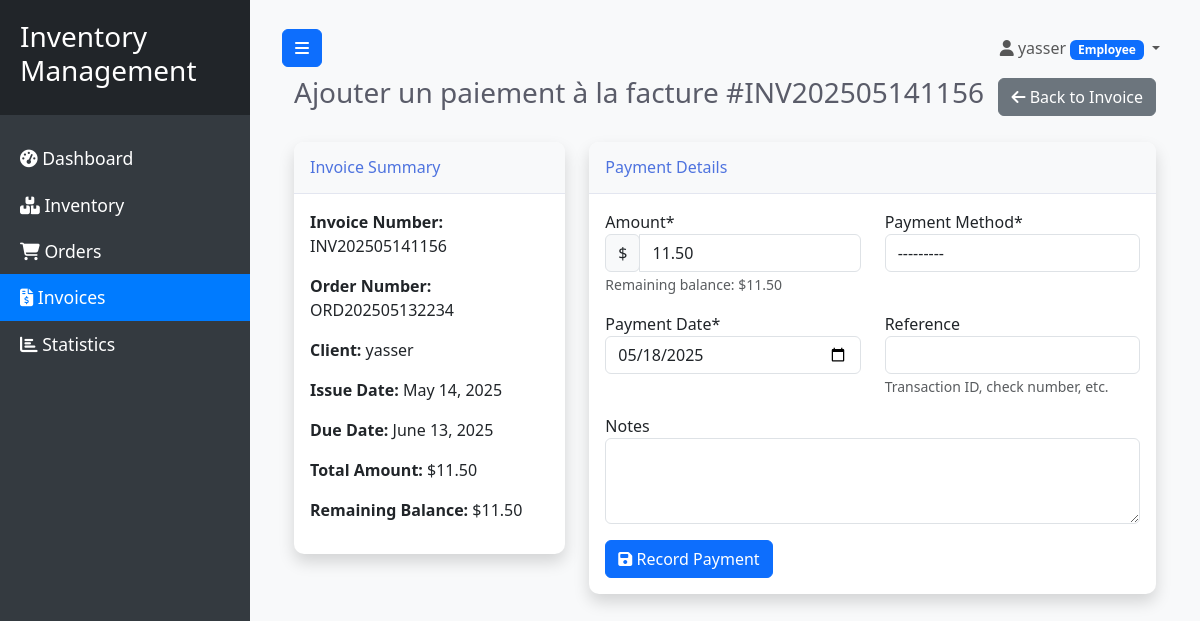
Screenshot of /invoices/2/payment/add/ (signed in) with the database file from the repository.
### users/models.py (models this page shows, shortened)
class User(AbstractUser):
    class Role(models.TextChoices):
        ADMIN = 'ADMIN', _('Admin')
        EMPLOYEE = 'EMPLOYEE', _('Employee')
        CLIENT = 'CLIENT', _('Client')
    role = models.CharField(
        max_length=10,
        choices=Role.choices,
        default=Role.EMPLOYEE,
        verbose_name=_('Role')
    )
    phone = models.CharField(max_length=15, blank=True, null=True, verbose_name=_('Phone Number'))
    profile_pic = models.ImageField(upload_to='profile_pics', default='default.png', verbose_name=_('Profile Picture'))
    address = models.TextField(blank=True, null=True, verbose_name=_('Address'))
    created_at = models.DateTimeField(auto_now_add=True, verbose_name=_('Created At'))
    updated_at = models.DateTimeField(auto_now=True, verbose_name=_('Updated At'))
    class Meta:
        verbose_name = _('User')
        verbose_name_plural = _('Users')

### invoices/models.py (models this page shows, shortened)
class Invoice(models.Model):
    class InvoiceStatus(models.TextChoices):
        PENDING = 'PENDING', _('Pending')
        PAID = 'PAID', _('Paid')
        CANCELLED = 'CANCELLED', _('Cancelled')
    invoice_number = models.CharField(max_length=20, unique=True, verbose_name=_('Invoice Number'))
    order = models.OneToOneField(Order, on_delete=models.CASCADE, related_name='invoice', verbose_name=_('Order'))
    status = models.CharField(max_length=10, choices=InvoiceStatus.choices, default=InvoiceStatus.PENDING, verbose_name=_('Status'))
    issue_date = models.DateField(default=timezone.now, verbose_name=_('Issue Date'))
    due_date = models.DateField(blank=True, null=True, verbose_name=_('Due Date'))
    notes = models.TextField(blank=True, null=True, verbose_name=_('Notes'))
    tax_rate = models.DecimalField(max_digits=5, decimal_places=2, default=0, verbose_name=_('Tax Rate (%)'))
    discount = models.DecimalField(max_digits=10, decimal_places=2, default=0, verbose_name=_('Discount'))
    created_by = models.ForeignKey('users.User', on_delete=models.SET_NULL, null=True, related_name='invoices', verbose_name=_('Created By'))
    created_at = models.DateTimeField(auto_now_add=True, verbose_name=_('Created At'))
    updated_at = models.DateTimeField(auto_now=True, verbose_name=_('Updated At'))
    @property
    def subtotal(self):
        return self.order.total_amount
    @property
    def tax_amount(self):
        return self.subtotal * (self.tax_rate / 100)
    @property
    def total_amount(self):
        return self.subtotal + self.tax_amount - self.discount
    class Meta:
        verbose_name = _('Invoice')
        verbose_name_plural = _('Invoices')
        ordering = ['-issue_date']

### orders/models.py (models this page shows, shortened)
class Order(models.Model):
    class OrderStatus(models.TextChoices):
        PENDING = 'PENDING', _('Pending')
        IN_PROGRESS = 'IN_PROGRESS', _('In Progress')
        COMPLETED = 'COMPLETED', _('Completed')
        CANCELLED = 'CANCELLED', _('Cancelled')
        REJECTED = 'REJECTED', _('Rejected')
    order_number = models.CharField(max_length=20, unique=True, verbose_name=_('Order Number'))
    client = models.ForeignKey('users.User', on_delete=models.CASCADE, related_name='orders', verbose_name=_('Client'))
    status = models.CharField(max_length=15, choices=OrderStatus.choices, default=OrderStatus.PENDING, verbose_name=_('Status'))
    notes = models.TextField(blank=True, null=True, verbose_name=_('Notes'))
    created_by = models.ForeignKey('users.User', on_delete=models.SET_NULL, null=True, related_name='created_orders', verbose_name=_('Created By'))
    created_at = models.DateTimeField(auto_now_add=True, verbose_name=_('Created At'))
    updated_at = models.DateTimeField(auto_now=True, verbose_name=_('Updated At'))
    @property
    def total_amount(self):
        return self.items.aggregate(
            total=Sum(F('quantity') * F('price'))
        )['total'] or 0
    class Meta:
        verbose_name = _('Order')
        verbose_name_plural = _('Orders')
        ordering = ['-created_at']

### invoices/views.py (the view)
# urls.py: path('<int:pk>/payment/add/', views.add_payment, name='add-payment'),
@login_required
@employee_required
def add_payment(request, pk):
    invoice = get_object_or_404(Invoice, pk=pk)
    total_paid = invoice.payments.aggregate(total=Sum('amount'))['total']
    if total_paid is None:
        total_paid = 0
    if invoice.total_amount is not None:
        remaining = invoice.total_amount - total_paid
    else:
        remaining = 0
    if request.method == 'POST':
        form = PaymentForm(request.POST, invoice=invoice)
        if form.is_valid():
            payment = form.save(commit=False)
            payment.invoice = invoice
            payment.created_by = request.user
            if payment.amount > remaining:
                messages.error(request, f'Le montant du paiement dépasse le solde restant (${remaining}).')
                return redirect('add-payment', pk=invoice.pk)
            payment.save()
            messages.success(request, f'Paiement de ${payment.amount} enregistré avec succès.')
            return redirect('invoice-detail', pk=invoice.pk)
    else:
        form = PaymentForm(invoice=invoice)
    context = {
        'form': form,
        'invoice': invoice,
        'remaining': remaining,
        'title': f'Ajouter un paiement à la facture #{invoice.invoice_number}'
    }
    return render(request, 'invoices/payment_form.html', context)

### invoices/views.py
class PaymentForm(forms.ModelForm):
    class Meta:
        model = Payment
        fields = ['amount', 'method', 'reference', 'notes', 'payment_date']
        widgets = {
            'payment_date': forms.DateInput(attrs={'type': 'date'}),
            'notes': forms.Textarea(attrs={'rows': 3}),
        }
    def __init__(self, *args, **kwargs):
        self.invoice = kwargs.pop('invoice', None)
        super().__init__(*args, **kwargs)
        for field in self.fields.values():
            field.widget.attrs['class'] = 'form-control'
        if self.invoice:
            total_paid = self.invoice.payments.aggregate(total=Sum('amount'))['total']
            if total_paid is None:
                total_paid = 0
            if self.invoice.total_amount is not None:
                remaining = self.invoice.total_amount - total_paid
            else:
                remaining = 0
            self.fields['amount'].initial = remaining

### templates/invoices/payment_form.html (shortened to what this page needs)
{% extends 'base.html' %}
{% block content %}
<div class="container-fluid">
    <div class="d-flex justify-content-between align-items-center mb-4">
        <h1 class="h3 text-gray-800">{{ title }}</h1>
        <a href="{% url 'invoice-detail' invoice.id %}" class="btn btn-secondary">
            <i class="fas fa-arrow-left"></i> Back to Invoice
        </a>
    </div>
    <div class="row">
        <div class="col-lg-4">
            <div class="card shadow mb-4">
                <div class="card-header py-3">
                    <h6 class="m-0 font-weight-bold text-primary">Invoice Summary</h6>
                </div>
                <div class="card-body">
                    <div class="mb-3">
                        <strong>Invoice Number:</strong> {{ invoice.invoice_number }}
                    </div>
                    <div class="mb-3">
                        <strong>Order Number:</strong> {{ invoice.order.order_number }}
                    </div>
                    <div class="mb-3">
                        <strong>Client:</strong> {{ invoice.order.client.username }}
                    </div>
                    <div class="mb-3">
                        <strong>Issue Date:</strong> {{ invoice.issue_date|date:"F d, Y" }}
                    </div>
                    <div class="mb-3">
                        <strong>Due Date:</strong> {{ invoice.due_date|date:"F d, Y" }}
                    </div>
                    <div class="mb-3">
                        <strong>Total Amount:</strong> ${{ invoice.total_amount }}
                    </div>
                    <div class="mb-3">
                        <strong>Remaining Balance:</strong> ${{ remaining }}
                    </div>
                </div>
            </div>
        </div>
        <div class="col-lg-8">
            <div class="card shadow mb-4">
                <div class="card-header py-3">
                    <h6 class="m-0 font-weight-bold text-primary">Payment Details</h6>
                </div>
                <div class="card-body">
                    <form method="post">
                        <div class="row">
                            <div class="col-md-6 mb-3">
                                <label for="{{ form.amount.id_for_label }}">Amount*</label>
                                <div class="input-group">
                                    <div class="input-group-prepend">
                                        <span class="input-group-text">$</span>
                                    </div>
                                    {{ form.amount }}
                                </div>
                                <small class="form-text text-muted">Remaining balance: ${{ remaining }}</small>
                            </div>
                            <div class="col-md-6 mb-3">
                                <label for="{{ form.method.id_for_label }}">Payment Method*</label>
                                {{ form.method }}
                            </div>
                        </div>
                        <div class="row">
                            <div class="col-md-6 mb-3">
                                <label for="{{ form.payment_date.id_for_label }}">Payment Date*</label>
                                {{ form.payment_date }}
                            </div>
                            <div class="col-md-6 mb-3">
                                <label for="{{ form.reference.id_for_label }}">Reference</label>
                                {{ form.reference }}
                                <small class="form-text text-muted">Transaction ID, check number, etc.</small>
                            </div>
                        </div>
                        <div class="form-group mb-3">
                            <label for="{{ form.notes.id_for_label }}">Notes</label>
                            {{ form.notes }}
                        </div>
                        <button type="submit" class="btn btn-primary">
                            <i class="fas fa-save"></i> Record Payment
                        </button>
                    </form>
                </div>
            </div>
        </div>
    </div>
</div>
{% endblock %}

### templates/base.html (shortened to what this page needs)
<!DOCTYPE html>
<html>
<head>
    <link href="https://cdn.jsdelivr.net/npm/bootstrap@5.3.2/dist/css/bootstrap.min.css" rel="stylesheet">
    <link rel="stylesheet" href="https://cdnjs.cloudflare.com/ajax/libs/font-awesome/6.4.2/css/all.min.css">
    {% load static %}
    <link rel="stylesheet" href="{% static 'css/style.css' %}">
</head>
<body>
    <div class="wrapper">
        <nav id="sidebar">
            <div class="sidebar-header">
                <h3>Inventory<br>Management</h3>
            </div>
            <ul class="list-unstyled components">
                <li class="{% if '/' == request.path or '/dashboard/' in request.path %}active{% endif %}">
                    <a href="{% url 'dashboard' %}">
                        <i class="fas fa-tachometer-alt"></i> Dashboard
                    </a>
                </li>
                {% if request.user.role == 'EMPLOYEE' or request.user.role == 'ADMIN' %}
                <li class="{% if '/inventory/' in request.path %}active{% endif %}">
                    <a href="{% url 'inventory-list' %}">
                        <i class="fas fa-boxes"></i> Inventory
                    </a>
                </li>
                <li class="{% if '/orders/' in request.path %}active{% endif %}">
                    <a href="{% url 'orders-list' %}">
                        <i class="fas fa-shopping-cart"></i> Orders
                    </a>
                </li>
                <li class="{% if '/invoices/' in request.path %}active{% endif %}">
                    <a href="{% url 'invoices-list' %}">
                        <i class="fas fa-file-invoice-dollar"></i> Invoices
                    </a>
                </li>
                <li class="{% if '/statistics/' in request.path %}active{% endif %}">
                    <a href="{% url 'statistics' %}">
                        <i class="fas fa-chart-bar"></i> Statistics
                    </a>
                </li>
                {% endif %}
            </ul>
        </nav>
        <div id="content">
            <nav class="navbar navbar-expand-lg navbar-light bg-light">
                <div class="container-fluid">
                    <button type="button" id="sidebarCollapse" class="btn btn-primary">
                        <i class="fas fa-bars"></i>
                    </button>
                    <div class="collapse navbar-collapse" id="navbarSupportedContent">
                        <ul class="nav navbar-nav ms-auto">
                            <li class="nav-item dropdown">
                                <a class="nav-link dropdown-toggle" href="#" id="navbarDropdown" role="button" data-bs-toggle="dropdown" aria-expanded="false">
                                    <i class="fas fa-user"></i> {{ request.user.username }}
                                    {% if request.user.role == 'ADMIN' %}
                                    <span class="badge bg-danger">Admin</span>
                                    {% elif request.user.role == 'EMPLOYEE' %}
                                    <span class="badge bg-primary">Employee</span>
                                    {% else %}
                                    <span class="badge bg-secondary">Client</span>
                                    {% endif %}
                                </a>
                            </li>
                        </ul>
                    </div>
                </div>
            </nav>
            <div class="container-fluid">
                {% block content %}{% endblock %}
            </div>
        </div>
    </div>
</body>
</html>

### static/css/style.css (style rules this page uses)
body { font-family: 'Segoe UI', Arial, sans-serif; background: #f8f9fa; }
.wrapper { display: flex; width: 100%; align-items: stretch; }
#sidebar { min-width: 250px; max-width: 250px; background: #343a40; color: #fff; transition: all 0.3s; height: 100vh; position: sticky; top: 0; }
#sidebar .sidebar-header { padding: 20px; background: #212529; }
#sidebar ul.components { padding: 20px 0; }
#sidebar ul li a { padding: 10px 20px; font-size: 1.1em; display: block; color: #fff; text-decoration: none; transition: all 0.3s; }
#sidebar ul li.active > a, a[aria-expanded="true"] { color: #fff; background: #007bff; }
#content { width: 100%; padding: 20px; min-height: 100vh; transition: all 0.3s; }
.card { border: none; border-radius: 10px; box-shadow: 0 0.15rem 1.75rem 0 rgba(58, 59, 69, 0.15); margin-bottom: 20px; }
.card-header { background-color: #f8f9fa; border-bottom: 1px solid #e3e6f0; border-top-left-radius: 10px !important; border-top-right-radius: 10px !important; }
.text-primary { color: #4e73df !important; }
.text-gray-800 { color: #5a5c69 !important; }

### rows the page displays
User: user.username "yasser"
Invoice: invoice_number "INV202505141156", order.order_number "ORD202505132234", order.client.username "yasser", issue_date "May 14, 2025", due_date "June 13, 2025", total_amount "11.50"

### other values shown
{{ title }} "Ajouter un paiement à la facture #INV202505141156"
{{ remaining }} "11.50"
